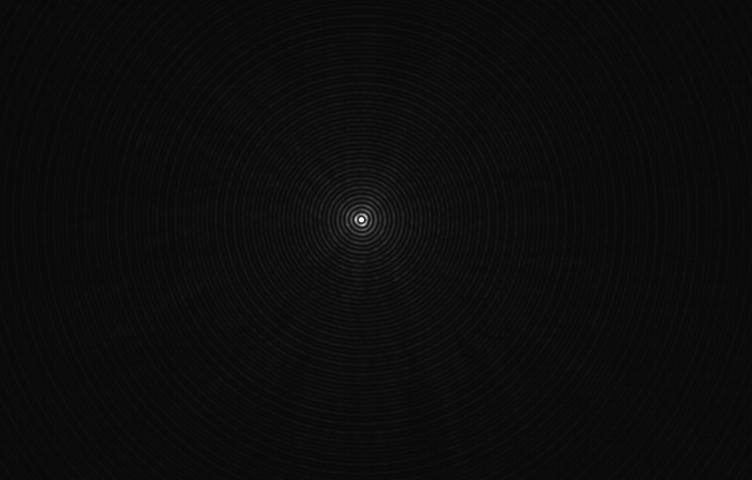
%> input picture lab1/images/b10.jpg, 752 x 480 px
$ octave airydisk.m   (GNU Octave 9; MATLAB toolbox functions it lacks are replaced by stand-ins)
%> lines starting %> are read from the running program, lines starting %| are printed output that depends on the picture

%A = imread('images/b42.jpg');
A = imread('images/b10.jpg');
%> A is the input picture: size 480x752 uint8; min 3, max 255, mean 12.4

_y = 221
_x = 362

[h, w] = size(A)
%> h = 480; w = 752

x = linspace(0, h-1, h);
%> x = 480 values from 0 to 479
y = A(:,_x);
%> y = 480 values, max 255 at index 219, min 9 at index 5, mean 20.55

center = 220

minima_1 = 10000;
minima_1_x_pos = 0;

minima_2 = 10000;
minima_2_x_pos = 0;

for i=center:center+5
    if y(i) < minima_2
        minima_2 = y(i);
        minima_2_x_pos = i-1;
    end
    j = center-(i-center)
    if y(j) < minima_1
        minima_1 = y(j);
        minima_1_x_pos = j-1;
    end
end
%> this loop made 6 passes
%> (minima_2, minima_1) on passes 1, 4: (255, 255), (102, 63)
%> minima_1 on pass 3: 196
%> after the loop, minima_1_x_pos = 216; minima_2_x_pos = 223

minima_3 = 10000;
minima_3_x_pos = 0;

minima_4 = 10000;
minima_4_x_pos = 0;

for i=center:center+10
    if y(i) < minima_4
        minima_4 = y(i);
        minima_4_x_pos = i-1;
    end
    j = center-(i-center)
    if y(j) < minima_3
        minima_3 = y(j);
        minima_3_x_pos = j-1;
    end
end
%> this loop made 11 passes
%> (minima_4, minima_3) on passes 1, 4, 9: (255, 255), (102, 63), (28, 33)
%> minima_3 on passes 3, 8: 196, 36
%> after the loop, minima_3_x_pos = 211; minima_4_x_pos = 227


minima_1_x_pos
%> minima_1_x_pos = 216
minima_2_x_pos
%> minima_2_x_pos = 223
minima_3_x_pos
%> minima_3_x_pos = 211
minima_4_x_pos
%> minima_4_x_pos = 227

size_of_airydisk = minima_2_x_pos-minima_1_x_pos
%> size_of_airydisk = 7

% [4 lines of commented-out code are left out]

plot(x, y)
hold on
plot([220 220], [0 h], '-r')
plot((minima_1_x_pos),(minima_1),'-ro')
plot((minima_2_x_pos),(minima_2),'-ro')
plot((minima_3_x_pos),(minima_3),'-ro')
plot((minima_4_x_pos),(minima_4),'-ro')
xlabel('y coordinate')
ylabel('pixel value')
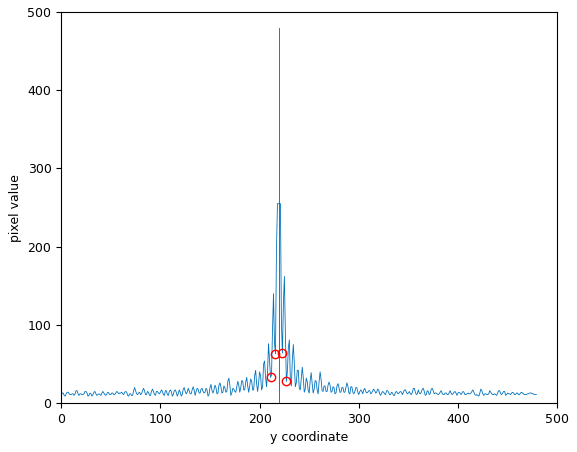
%> figure redrawn from the program's plot data; curve peaks at x = 218, y = 255


pause()

$ run again, with lab1/images/b42.jpg copied over lab1/images/b10.jpg
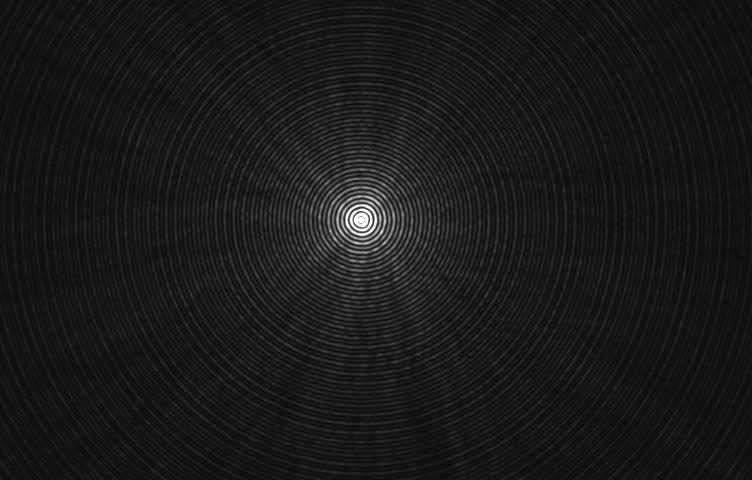
%> input picture lab1/images/b42.jpg, 752 x 480 px
%> A is the input picture: size 480x752 uint8; min 6, max 255, mean 25
%> y = 480 values, max 255 at index 210, min 14 at index 23, mean 48.43
%> the loop `for i=center:center+5` made 6 passes
%> (minima_2, minima_1) on pass 1: (255, 255)
%> after the loop `for i=center:center+5`: minima_1_x_pos = 216; minima_2_x_pos = 223
%> the loop `for i=center:center+10` made 11 passes
%> (minima_4, minima_3) on passes 1, 9: (255, 255), (116, 109)
%> after the loop `for i=center:center+10`: minima_3_x_pos = 211; minima_4_x_pos = 227
%> `minima_1_x_pos`: minima_1_x_pos = 216
%> `minima_2_x_pos`: minima_2_x_pos = 223
%> `minima_3_x_pos`: minima_3_x_pos = 211
%> `minima_4_x_pos`: minima_4_x_pos = 227
%> size_of_airydisk = 7
%> `ylabel('pixel value')`:
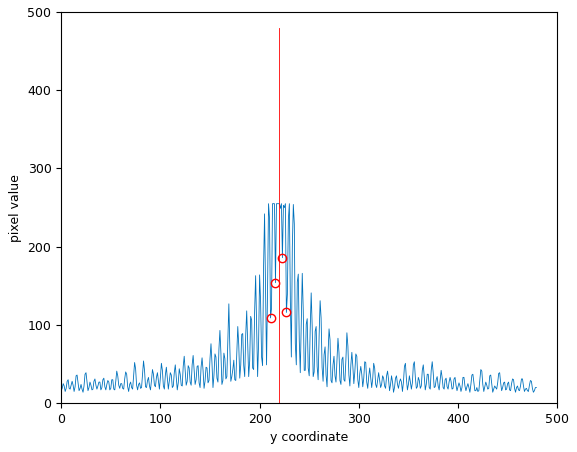
%> figure redrawn from the program's plot data; curve peaks at x = 209, y = 255
